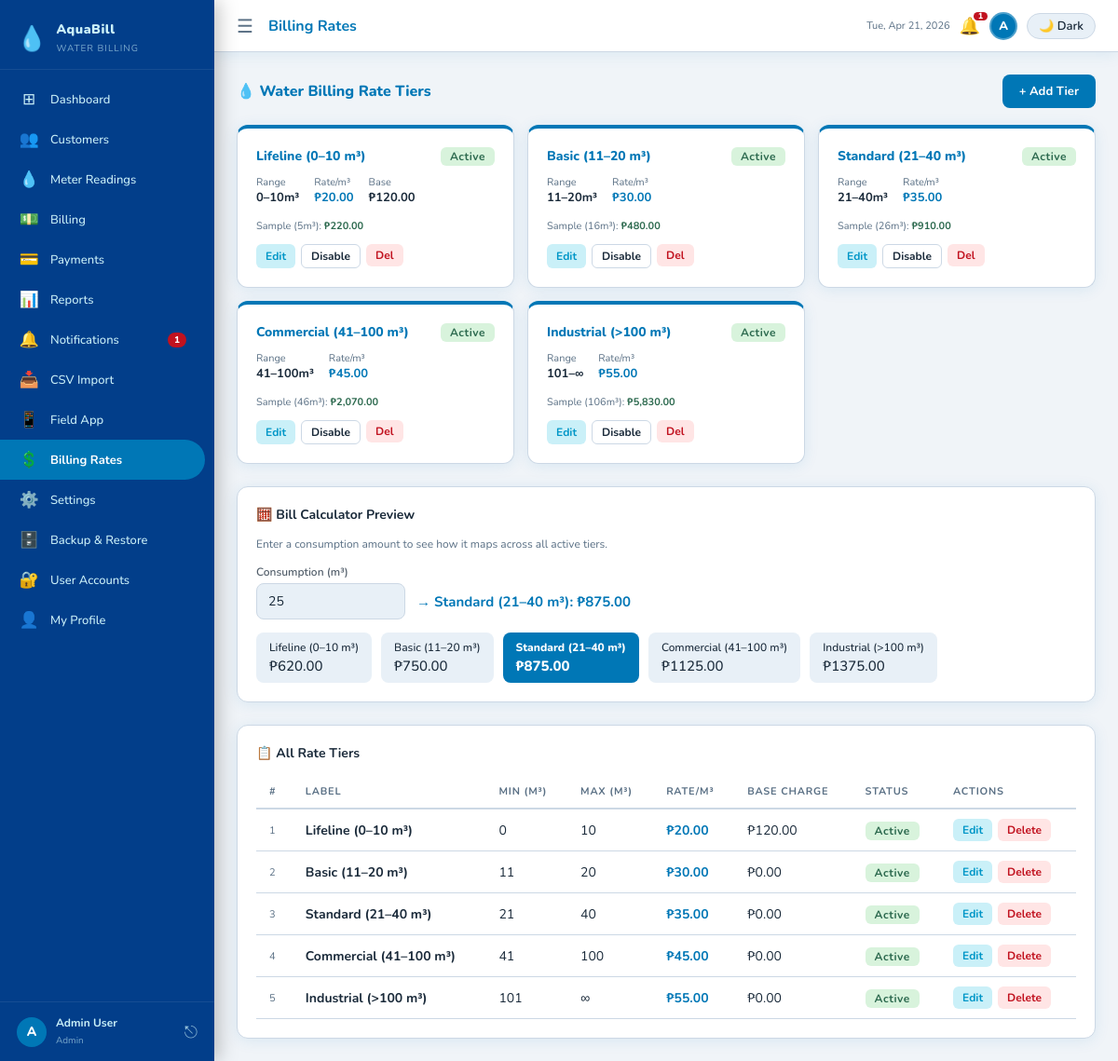
Page /rates.php (signed in) on the committed database.
### tables this page shows
CREATE TABLE IF NOT EXISTS billing_rates (
    id INT AUTO_INCREMENT PRIMARY KEY,
    label VARCHAR(80) NOT NULL,
    min_cubic DECIMAL(10,2) NOT NULL DEFAULT 0,
    max_cubic DECIMAL(10,2) DEFAULT NULL,
    rate_per_cubic DECIMAL(8,2) NOT NULL,
    base_charge DECIMAL(8,2) NOT NULL DEFAULT 0,
    is_active TINYINT(1) NOT NULL DEFAULT 1,
    created_at TIMESTAMP DEFAULT CURRENT_TIMESTAMP
);

### includes/functions.php (called while the page is built, shortened)
<?php
function fmt(float $n): string {
    return '₱' . number_format($n, 2);
}
function fmtNum(float $n): string {
    return number_format($n, 0);
}
function h(string $s): string {
    return htmlspecialchars($s, ENT_QUOTES, 'UTF-8');
}

### rates.php (the view, shortened to what this page needs)
<?php
require_once 'includes/functions.php';
$pdo = getDB();
$pdo->exec("
    CREATE TABLE IF NOT EXISTS billing_rates (
        id INT AUTO_INCREMENT PRIMARY KEY,
        label VARCHAR(80) NOT NULL,
        min_cubic DECIMAL(10,2) NOT NULL DEFAULT 0,
        max_cubic DECIMAL(10,2) DEFAULT NULL COMMENT 'NULL means unlimited',
        rate_per_cubic DECIMAL(8,2) NOT NULL,
        base_charge DECIMAL(8,2) NOT NULL DEFAULT 0,
        is_active TINYINT(1) NOT NULL DEFAULT 1,
        created_at TIMESTAMP DEFAULT CURRENT_TIMESTAMP
    )
");
$rates   = $pdo->query("SELECT * FROM billing_rates ORDER BY min_cubic ASC")->fetchAll();
function calcTierBill(array $tier, float $consumption): float {
    return $tier['base_charge'] + ($consumption * $tier['rate_per_cubic']);
}
require_once 'includes/header.php';
?>
<div class="toolbar">
  <div>
    <h2 class="section-title" style="margin:0">💧 Water Billing Rate Tiers</h2>
  </div>
  <button class="btn btn-primary" onclick="document.getElementById('add-rate-modal').style.display='flex'">+ Add Tier</button>
</div>
<div style="display:grid;grid-template-columns:repeat(auto-fit,minmax(240px,1fr));gap:14px;margin-bottom:24px">
  <?php foreach ($rates as $r):
    $sample = calcTierBill($r, $r['min_cubic'] + 5);
    $col = $r['is_active'] ? 'var(--accent)' : 'var(--muted)';
  ?>
  <div class="card" style="border-top:4px solid <?= $col ?>;opacity:<?= $r['is_active']?'1':'0.6' ?>">
    <div style="display:flex;justify-content:space-between;align-items:flex-start;margin-bottom:10px">
      <div style="font-weight:800;font-size:14px;color:<?= $col ?>"><?= h($r['label']) ?></div>
      <span class="badge <?= $r['is_active']?'badge-active':'badge-disconnected' ?>"><?= $r['is_active']?'Active':'Off' ?></span>
    </div>
    <div style="display:flex;gap:16px;margin-bottom:14px;font-size:13px">
      <div>
        <div class="fs-xs text-muted">Range</div>
        <div class="fw-bold"><?= fmtNum($r['min_cubic']) ?>–<?= $r['max_cubic']!==null?fmtNum($r['max_cubic']).'m³':'∞' ?></div>
      </div>
      <div>
        <div class="fs-xs text-muted">Rate/m³</div>
        <div class="fw-bold" style="color:var(--accent)"><?= fmt($r['rate_per_cubic']) ?></div>
      </div>
      <?php if ($r['base_charge'] > 0): ?>
      <div>
        <div class="fs-xs text-muted">Base</div>
        <div class="fw-bold"><?= fmt($r['base_charge']) ?></div>
      </div>
      <?php endif; ?>
    </div>
    <div class="fs-xs text-muted" style="margin-bottom:12px">
      Sample (<?= $r['min_cubic']+5 ?>m³): <strong style="color:var(--success)"><?= fmt($sample) ?></strong>
    </div>
    <div style="display:flex;gap:6px">
      <a href="rates.php?edit=<?= $r['id'] ?>" class="btn btn-sm btn-info-soft">Edit</a>
      <form method="POST" style="display:inline">
        <button class="btn btn-sm btn-outline"><?= $r['is_active']?'Disable':'Enable' ?></button>
      </form>
      <form method="POST" style="display:inline" onsubmit="return confirmDelete('Delete this rate tier?')">
        <button class="btn btn-sm btn-danger-soft">Del</button>
      </form>
    </div>
  </div>
  <?php endforeach; ?>
</div>
<div class="card mb-3">
  <div class="card-title">🧮 Bill Calculator Preview</div>
  <p class="fs-sm text-muted mb-2">Enter a consumption amount to see how it maps across all active tiers.</p>
  <div style="display:flex;gap:12px;align-items:flex-end;flex-wrap:wrap">
    <div class="form-group" style="margin:0">
      <label class="form-label">Consumption (m³)</label>
      <input type="number" id="calc_consumption" class="form-control" value="25" min="0" style="width:160px" oninput="calcBillPreview()">
    </div>
    <div id="calc_result" style="font-size:15px;font-weight:700;color:var(--accent);padding-bottom:9px"></div>
  </div>
  <div id="calc_breakdown" style="margin-top:14px;display:flex;gap:10px;flex-wrap:wrap"></div>
</div>
<div class="card">
  <div class="card-title">📋 All Rate Tiers</div>
  <div class="table-wrap">
    <table>
      <thead>
        <tr><th>#</th><th>Label</th><th>Min (m³)</th><th>Max (m³)</th><th>Rate/m³</th><th>Base Charge</th><th>Status</th><th>Actions</th></tr>
      </thead>
      <tbody>
        <?php foreach ($rates as $r): ?>
        <tr>
          <td class="fs-xs text-muted"><?= $r['id'] ?></td>
          <td class="fw-bold"><?= h($r['label']) ?></td>
          <td><?= fmtNum($r['min_cubic']) ?></td>
          <td><?= $r['max_cubic']!==null ? fmtNum($r['max_cubic']) : '∞' ?></td>
          <td class="fw-bold" style="color:var(--accent)"><?= fmt($r['rate_per_cubic']) ?></td>
          <td><?= fmt($r['base_charge']) ?></td>
          <td><span class="badge <?= $r['is_active']?'badge-active':'badge-disconnected' ?>"><?= $r['is_active']?'Active':'Inactive' ?></span></td>
          <td>
            <div style="display:flex;gap:6px">
              <a href="rates.php?edit=<?= $r['id'] ?>" class="btn btn-sm btn-info-soft">Edit</a>
              <form method="POST" style="display:inline" onsubmit="return confirmDelete('Delete rate tier?')">
                <button class="btn btn-sm btn-danger-soft">Delete</button>
              </form>
            </div>
          </td>
        </tr>
        <?php endforeach; ?>
      </tbody>
    </table>
  </div>
</div>

### assets/css/style.css (style rules this page uses)
:root { --bg:#f0f4f8; --surface:#fff; --surface-alt:#e8f0f7; --border:#ccd8e5; --text:#1a2a3a; --muted:#5a7085; --accent:#0077b6; --accent-dark:#023e8a; --accent-light:#caf0f8; --success:#2d6a4f; --success-bg:#d8f3dc; --warning:#b5632a; --warning-bg:#ffe8d6; --danger:#c1121f; --danger-bg:#ffe5e5; --info:#0096c7; --info-bg:#caf0f8; --sidebar:#023e8a; --sidebar-text:#caf0f8; --sidebar-active:#0077b6; --shadow:0 2px 16px rgba(0,119,182,.10); --shadow-lg:0 8px 40px rgba(2,62,138,.13); --radius:12px; --radius-sm:8px; }
*,*::before,*::after { box-sizing:border-box;margin:0;padding:0 }
html,body { height:100%;font-family:'Nunito','Segoe UI',sans-serif;font-size:14px;background:var(--bg);color:var(--text) }
a { color:inherit;text-decoration:none }
body { display:flex;min-height:100vh }
.card { background:var(--surface);border-radius:var(--radius); padding:20px;box-shadow:var(--shadow);border:1px solid var(--border); }
.card-title { font-weight:700;font-size:14px;margin-bottom:14px;color:var(--text) }
.table-wrap { overflow-x:auto }
table { border-collapse:collapse;width:100% }
th,td { padding:10px 14px;text-align:left }
th { font-size:11px;font-weight:700;letter-spacing:.8px;text-transform:uppercase;color:var(--muted);border-bottom:2px solid var(--border) }
td { border-bottom:1px solid var(--border);vertical-align:middle }
.badge { border-radius:6px;padding:2px 10px;font-size:12px;font-weight:700;letter-spacing:.5px;white-space:nowrap }
.badge-active, .badge-paid { color:var(--success);background:var(--success-bg) }
.btn { display:inline-flex;align-items:center;gap:6px; padding:9px 18px;border-radius:var(--radius-sm);border:none; font-size:13px;font-weight:700;cursor:pointer;transition:opacity .2s; font-family:inherit;white-space:nowrap; }
.btn-primary { background:var(--accent);color:#fff }
.btn-outline { background:none;border:1px solid var(--border);color:var(--text) }
.btn-sm { padding:4px 10px;font-size:12px;border-radius:6px }
.btn-info-soft { background:var(--info-bg);color:var(--info);border:none }
.btn-danger-soft { background:var(--danger-bg);color:var(--danger);border:none }
.form-group { margin-bottom:14px }
.form-label { display:block;font-size:12px;font-weight:600;margin-bottom:4px;opacity:.75 }
.form-control { width:100%;padding:9px 12px;border-radius:var(--radius-sm); border:1.5px solid var(--border);background:var(--surface-alt); color:var(--text);font-size:14px;font-family:inherit;outline:none; transition:border-color .2s; }
.toolbar { display:flex;justify-content:space-between;align-items:center;margin-bottom:18px;flex-wrap:wrap;gap:10px }
.text-muted { color:var(--muted) }
.fw-bold { font-weight:700 }
.fs-sm { font-size:12px }
.fs-xs { font-size:11px }
.mb-2 { margin-bottom:14px }
.mb-3 { margin-bottom:24px }
.section-title { font-size:16px;font-weight:800;color:var(--accent); margin:0 0 16px;display:flex;align-items:center;gap:8px; }

### rows in the picture
billing_rates: label "Lifeline (0–10 m³)", is_active "Active", min_cubic "0", max_cubic "10", rate_per_cubic "₱20.00", base_charge "₱120.00", $r['min_cubic']+5 "5", fmt($sample) "₱220.00", id "1"
billing_rates: label "Basic (11–20 m³)", is_active "Active", min_cubic "11", max_cubic "20", rate_per_cubic "₱30.00", $r['min_cubic']+5 "16", fmt($sample) "₱480.00", id "2", base_charge "₱0.00"
billing_rates: label "Standard (21–40 m³)", is_active "Active", min_cubic "21", max_cubic "40", rate_per_cubic "₱35.00", $r['min_cubic']+5 "26", fmt($sample) "₱910.00", id "3", base_charge "₱0.00"
billing_rates: label "Commercial (41–100 m³)", is_active "Active", min_cubic "41", max_cubic "100", rate_per_cubic "₱45.00", $r['min_cubic']+5 "46", fmt($sample) "₱2,070.00", id "4", base_charge "₱0.00"
billing_rates: label "Industrial (>100 m³)", is_active "Active", min_cubic "101", rate_per_cubic "₱55.00", $r['min_cubic']+5 "106", fmt($sample) "₱5,830.00", id "5", base_charge "₱0.00"

### other values in the picture
APP_NAME "AquaBill"
$nav['icon'] "⊞"
$nav['label'] "Dashboard"
$nav['icon'] "👥"
$nav['label'] "Customers"
$nav['icon'] "💧"
$nav['label'] "Meter Readings"
$nav['icon'] "💵"
$nav['label'] "Billing"
$nav['icon'] "💳"
$nav['label'] "Payments"
$nav['icon'] "📊"
$nav['label'] "Reports"
$nav['icon'] "🔔"
$nav['label'] "Notifications"
